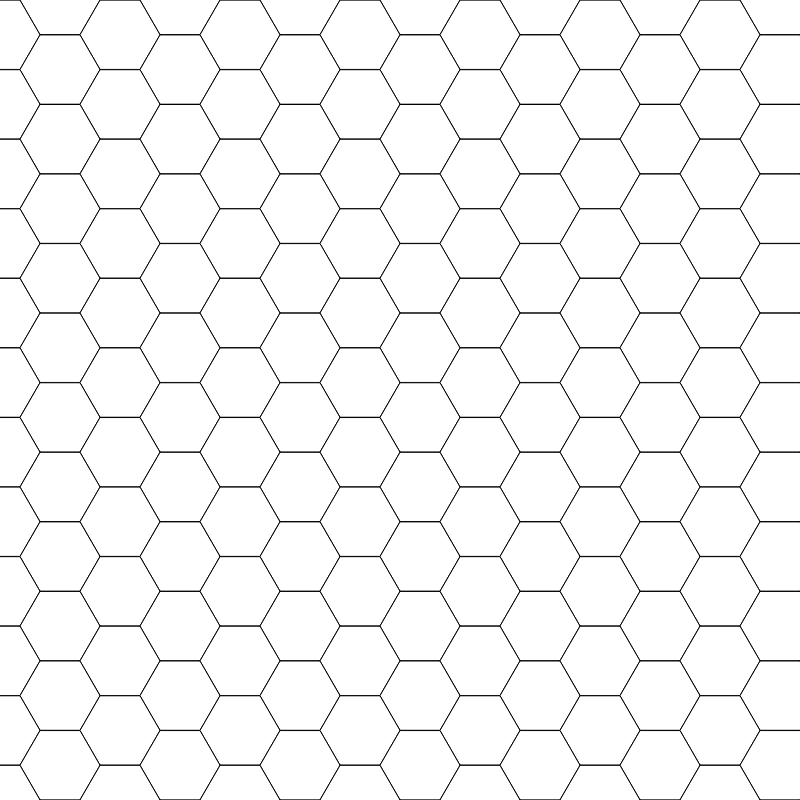
Frame 1 (no input)
Frame 60 (no input): identical to frame 1, image omitted
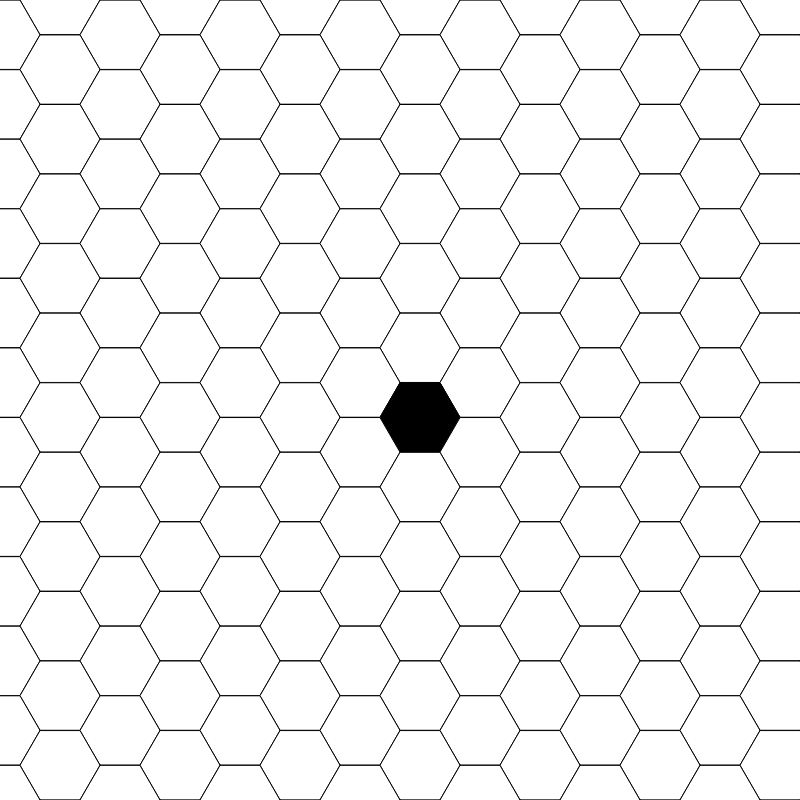
Frame 120 (the mouse pressed at the canvas centre since frame 60)

The p5.js sketch that drew these frames (run headless with seeded random() and noise() and a simulated clock; from frame 60 on, the mouse is pressed at the canvas centre):

// p5.js sketch
// ── sketch.js
let grid = []
let test = new Cell(0, 0)
let play = false
let mouseStateIsHighlighted = false
let delay = 20 // frames
let keyPressFrame = 0
let debug = false // edit this to show cell indices and active neighbor count

function setup() {
  createCanvas(800, 800);
  makeGrid();
  // console.log(grid);
  let playButton = createButton('Play/Pause', 'play');
  playButton.size(100, 50);
  playButton.mousePressed(togglePlay);
}

function draw() {
  background(220);
  test.show();
  drawGrid();
  if (play) {
    if ((frameCount - keyPressFrame) % delay == 0) {
      updateGrid();
    }
  }
}

function makeGrid() {
  count = 0;
  for(i = 0; i < height; i += 80 / 2.3) { // arbitrary number
    grid.push([]);
    for(j = 0; j < width; j += 80 * 1.5) {
      cell = new Cell(j + 80 * (count % 2==0) * 0.75, i);
      grid[grid.length-1].push(cell);
    }
    count++
  }
}

function drawGrid() {
  for (i = 0; i < grid.length; i++) {
    for (j = 0; j < grid[i].length; j++) {
      grid[i][j].show();
      if (!play && debug) grid[i][j].displayNum(i, j, countActiveNeighbors(i, j));
      if (!play && mouseIsPressed && dist(grid[i][j].x, grid[i][j].y, mouseX, mouseY) < 40 && mouseStateIsHighlighted == false) {
        grid[i][j].active = !grid[i][j].active;
        mouseStateIsHighlighted = !mouseStateIsHighlighted;
      }
    }
  }
}

function countActiveNeighbors(x, y) {
  let count = 0
  if (x % 2 == 0) {
    if (x > 0 && grid[x - 1][y].active) count++;
    if (x < 24 && grid[x + 1][y].active) count++;
    if (x > 1 && grid[x - 2][y].active) count++;
    if (x < 22 && grid[x + 2][y].active) count++;
    if (x > 0 && y < 6 && grid[x - 1][y + 1].active) count++;
    if (x < 24 && y < 6 && grid[x + 1][y + 1].active) count++;
  } else if (x % 2 == 1) {
    if (x > 0 && grid[x - 1][y].active) count++;
    if (x < 23 && grid[x + 1][y].active) count++;
    if (x > 1 && grid[x - 2][y].active) count++;
    if (x < 22 && grid[x + 2][y].active) count++;
    if (x > 0 && y > 0 && grid[x - 1][y - 1].active) count++;
    if (x < 23 && y > 0 && grid[x + 1][y - 1].active) count++;
  }
  return count;
}

function updateGrid() {
  // let gridCopy = structuredClone(grid);
  let gridCopy = [];
  // console.log(grid);
  for (i = 0; i < grid.length; i++) {
    gridCopy.push([]);
    for (j = 0; j < grid[i].length; j++) {
      if (grid[i][j].active) {
        if (countActiveNeighbors(i, j) < 3 || countActiveNeighbors(i, j) > 4) {
          gridCopy[i].push(false);
        } else {
          gridCopy[i].push(true);
        }
      } else {
        if (countActiveNeighbors(i, j) == 3 || countActiveNeighbors(i, j) == 4) {
          gridCopy[i].push(true);
        } else {
          gridCopy[i].push(false);
        }
      }
    }
  }
  for (i = 0; i < grid.length; i++) {
    for (j = 0; j < grid[i].length; j++) {
      grid[i][j].active = gridCopy[i][j];
    }
  }
  // console.log(grid);
  // console.log(gridCopy);
}

function mouseReleased() {
  mouseStateIsHighlighted = false;
}

function keyPressed() {
  if (keyCode == 32) {
    togglePlay();
  }
}

function togglePlay() {
  play = !play;
  keyPressFrame = frameCount;
}
// ── cell.js
class Cell {
  constructor(x, y) {
    this.x = x;
    this.y = y;
    this.active = false;
    this.cellSize = 40;
  }

  show() {
    if (this.active) fill(0);
    else fill(255);
    beginShape();
    for (let a = 0; a < TWO_PI; a += PI / 3) {
      const sx = this.x + cos(a) * this.cellSize;
      const sy = this.y + sin(a) * this.cellSize;
      vertex(sx, sy);
    }
    endShape(CLOSE);
  }

  displayNum(a, b, c) {
    push();
    if (this.active) fill(255);
    else fill(0);
    textSize(8);
    text(a + ',' + b + ',' + c, this.x, this.y);
    pop();
  }
}
